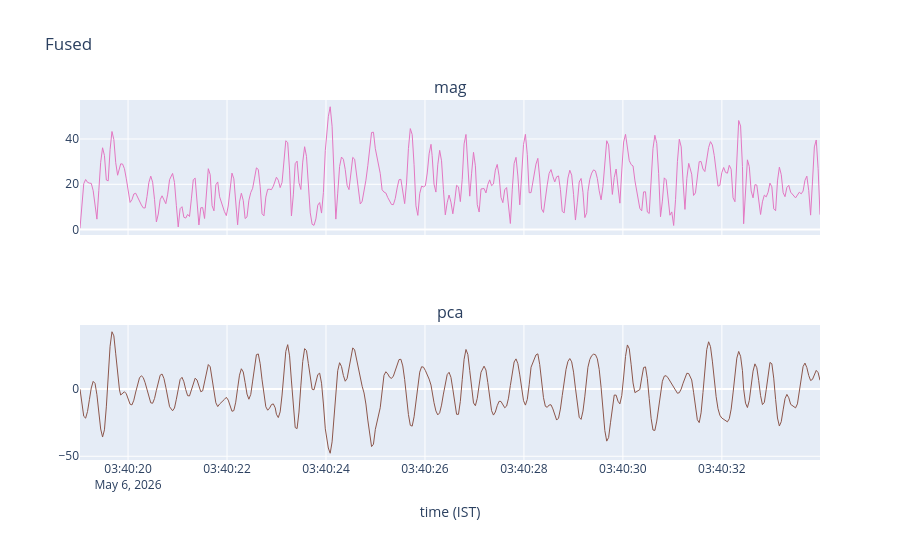

Notebook cell for this chart:
### Code cell
def fusion_magnitude(x: np.ndarray, y: np.ndarray) -> np.ndarray:
    return np.sqrt(x ** 2 + y ** 2)

def fusion_pca(x: np.ndarray, y: np.ndarray) -> np.ndarray:
    """First principal component of [x, y] — axis with most variance."""
    M = np.column_stack([x, y])
    cov = (M.T @ M) / max(len(M) - 1, 1)
    w, V = np.linalg.eigh(cov)
    pc1 = V[:, np.argmax(w)]
    return M @ pc1

fused = {
    'fused_mag': fusion_magnitude(accel_x, accel_y),
    'fused_pca': fusion_pca(accel_x, accel_y),
}

t_fused = pd.to_datetime(t_rs, unit='ms', utc=True).tz_convert('Asia/Kolkata')
fig = make_subplots(rows=len(fused), cols=1, shared_xaxes=True,
                    subplot_titles=('mag', 'pca'))
for i, (name, sig) in enumerate(fused.items(), start=1):
    fig.add_trace(go.Scatter(x=t_fused, y=sig, name=name,
                             line=dict(color=COLORS[name], width=1)),
                  row=i, col=1)
fig.update_xaxes(title_text='time (IST)', row=len(fused), col=1)
fig.update_layout(height=540, showlegend=False,
                  title_text=f'Fused')
fig.show()

### Figure 1 — Plotly figure (JSON) as saved in the notebook; plotly's stock layout.template omitted (floating-point values rounded to 4 significant figures; data arrays with more than 128 entries replaced by an {"elided": "..."} marker saying what was removed)
{"data": [{"line": {"color": "#e377c2", "width": 1}, "name": "fused_mag", "type": "scatter", "x": {"elided": "386 str values"}, "xaxis": "x", "y": {"elided": "386 float values"}, "yaxis": "y"}, {"line": {"color": "#8c564b", "width": 1}, "name": "fused_pca", "type": "scatter", "x": {"elided": "386 str values"}, "xaxis": "x2", "y": {"elided": "386 float values"}, "yaxis": "y2"}], "layout": {"annotations": [{"font": {"size": 16}, "showarrow": false, "text": "mag", "x": 0.5, "xanchor": "center", "xref": "paper", "y": 1, "yanchor": "bottom", "yref": "paper"}, {"font": {"size": 16}, "showarrow": false, "text": "pca", "x": 0.5, "xanchor": "center", "xref": "paper", "y": 0.375, "yanchor": "bottom", "yref": "paper"}], "height": 540, "showlegend": false, "title": {"text": "Fused"}, "xaxis": {"anchor": "y", "domain": [0, 1], "matches": "x2", "showticklabels": false}, "xaxis2": {"anchor": "y2", "domain": [0, 1], "title": {"text": "time (IST)"}}, "yaxis": {"anchor": "x", "domain": [0.625, 1]}, "yaxis2": {"anchor": "x2", "domain": [0, 0.375]}}}
